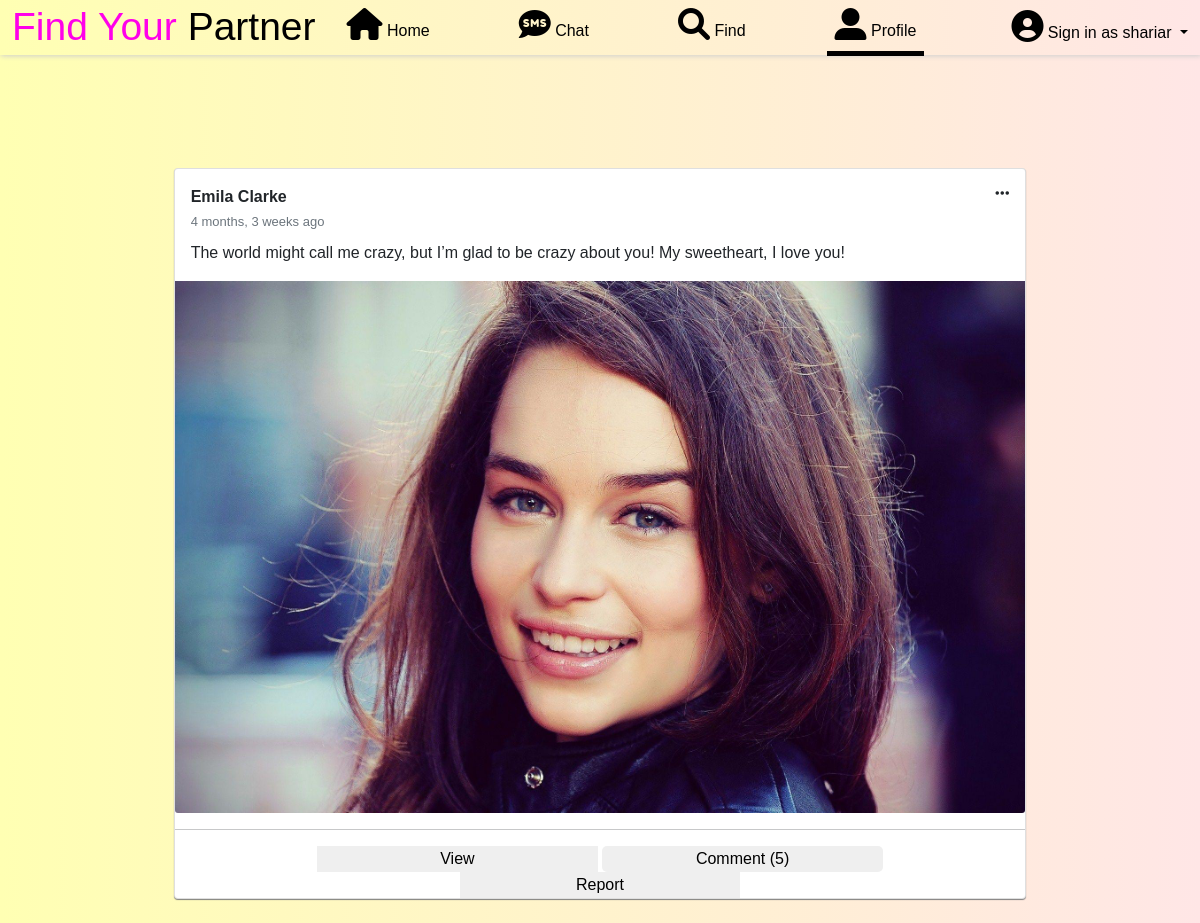
The page /community_full/15 (signed in) on the database its author committed.
### homepage/models.py (models this page shows, shortened)
class post (models.Model):
    username = models.CharField (max_length=99)
    name = models.CharField (max_length=99)
    status = models.TextField ()
    photo = models.ImageField(upload_to='photo/', blank=True, null=True)
    date = models.DateTimeField (auto_now_add=True,null = True)

### homepage/views.py (the view)
# urls.py: path('community_full/<int:pk>',views.community_full.as_view(),name="community_full"),
class community_full (DetailView):
    model = post
    template_name = "community_full.html"
    def get_context_data(self, *args, **kwargs):
        context = super(community_full, self).get_context_data(*args, **kwargs)
        context['status'] = post.objects.all()
        context['comment'] = user_comment.objects.all()
        context['comment_count'] = user_comment.objects.filter(post_id = self.kwargs['pk']).aggregate(sum_all=Sum('comment_count')).get('sum_all')
        return context

### templates/community_full.html (shortened to what this page needs)
{% load static %}
{% load humanize %}
<!DOCTYPE html>
<html lang="en">
<head>
    <link href="https://cdn.jsdelivr.net/npm/bootstrap@5.1.3/dist/css/bootstrap.min.css" rel="stylesheet"
>
    <link rel="stylesheet" href="https://cdnjs.cloudflare.com/ajax/libs/font-awesome/6.0.0-beta3/css/all.min.css"
 />
    <link href="http://fonts.cdnfonts.com/css/romantic" rel="stylesheet">
    <link href="http://fonts.cdnfonts.com/css/valeerie-morrie" rel="stylesheet">
</head>
{% if user.is_authenticated %}
<body style="background-color: rgb(181, 255, 251);">
    <nav class="navbar navbar-expand-lg navbar-light nav fixed-top">
        <div class="container-fluid box_shadow">
            <a style="color: rgb(255, 0, 234); font-family: 'Valeerie Morrie', sans-serif; font-size: 39px;"
                class="navbar-brand" href="/">Find Your
                <span style="color: black;">Partner</span></a>
            <div class="collapse navbar-collapse" id="navbarSupportedContent">
                <ul class="navbar-nav navs ms-auto mb-2 mb-lg-0">
                    <li class="nav-item nav_item">
                        <a style="color: black;text-decoration: none;font-family: 'Winter', sans-serif;"
                            class="nav-link" aria-current="page" href="{% url 'home' %}"><i
                                class="fas fa-home fa-2x"></i> Home</a>
                    </li>
                    <li class="nav-item nav_item">
                        <a style="color: black ;text-decoration: none;font-family: 'Winter', sans-serif;"
                            class="nav-link" aria-current="page" href="{% url 'chat_list' %}"><i class="fas fa-sms fa-2x"></i> Chat</a>
                    </li>
                    <li class="nav-item nav_item">
                        <a style="color: black ;text-decoration: none;font-family: 'Winter', sans-serif;"
                            class="nav-link" aria-current="page" href="/"><i class="fas fa-search fa-2x"></i> Find</a>
                    </li>
                    <li class="nav-item nav_item">
                        <a style="color: black;border-bottom: 5px solid black;text-decoration: none;font-family: 'Winter', sans-serif;"
                            class="nav-link" aria-current="page" href="{% url 'user_profile' %}"><i
                                class="fas fa-user-alt fa-2x"></i>
                            Profile</a>
                    </li>
                </ul>
                <ul style="margin: none;" class="navbar-nav ms-auto mb-2 mb-lg-0">
                    <li style="float: left;margin-top: 0px;" class="nav-item dropdown">
                        {% if user.is_authenticated %}
                    <li style="float: left;margin-top: 0px;" class="nav-item dropdown">
                        <a style="color: black;text-decoration: none;" class="nav-link-user dropdown-toggle" href="#"
                            id="navbarDropdown" role="button" data-bs-toggle="dropdown" aria-expanded="false">
                            <i class="fas fa-user-circle fa-2x"></i>
                            <span style="color: black;"> Sign in as {{ user.username }}</span>
                        </a>
                    </li>
                    {% else %}
                    <a style="color: whblackite ;" class="nav-link" aria-current="page" href="{% url 'signin' %}"><i
                            class="fas fa-user-circle fa-2x"></i>
                        <span style="color: black;font-family: 'Winter', sans-serif;"> Signup/Signin</span>
                    </a>
                    {% endif %}
                    </li>
                </ul>
            </div>
        </div>
    </nav>
    <br>
    <br>
    <br>
    <br>
    <br>
    <br>
    <br>
    <div class="card">
        <div class="card-body">
            <p class="card-title"><b>{{ post.name }}</b>
                <i style="float: right;" class="fas fa-ellipsis-h"></i>
                <br>
                <small style="font-size: small;" class="text-muted">{{ post.date|naturaltime }}</small>
            </p>
            <p class="card-text">{{ post.status }}</p>
        </div>
        {% if post.photo %}
        <img src="{{ post.photo.url }}" class="card-img-bottom" alt="">
        {% endif %}
        <hr>
        <div style="width: 100%;margin: auto;text-align: center;">
            <button style="border: none;width: 33%;">View</button>
            <button style="border: none;border-radius: 5px;width: 33%;" data-bs-toggle="collapse"
                data-bs-target="#collapseExample{{ post.pk }}" aria-expanded="false"
                aria-controls="collapseExample">Comment ({{ comment_count }}) {{ shariar }}</button></a>
            <button style="border: none;width: 33%;">Report</button></a>
        </div>
    </div>
    <br>
</body>
{% else %}
{% load static %}
{% endif %}
</html>

### templates/community_full.html (style rules this page uses)
.nav_item { margin-right: 73px; }
.box_shadow { background-image: linear-gradient(to right, #ffffb3, #ffe6e6); height: 39px; }
.nav { -webkit-box-shadow: 1px 1px 5px 0px rgba(207, 207, 207, 1); -moz-box-shadow: 1px 1px 5px 0px rgba(207, 207, 207, 1); box-shadow: 1px 1px 5px 0px rgba(207, 207, 207, 1); }
.navbar { background-image: linear-gradient(to right, #ffffb3, #ffe6e6); }
.navs { margin: auto; }
body { background: #DFC2F2; background-image: linear-gradient(to right, #ffffb3, #ffe6e6); background-attachment: fixed; background-size: cover; }
* { box-sizing: border-box; }
body { padding: 0 1em; font-family: sans-serif; }
ul { list-style-type: none; }
.card { width: 73%; margin: auto; box-shadow: 0 1px 1px grey; }

### rows shown on the page
post: name "Emila Clarke", date "4 months, 3 weeks ago", status "The world might call me crazy, but I’m glad to be crazy about you! My sweetheart, I love you!", photo (picture)

### other values the page prints
{{ user.username }} "shariar"
{{ comment_count }} "5"
